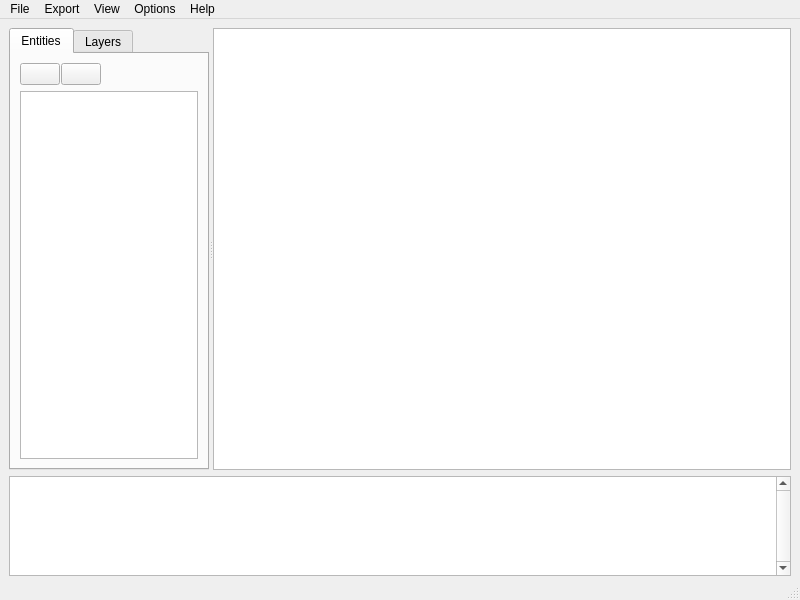
<?xml version="1.0" encoding="UTF-8"?>
<ui version="4.0">
 <class>MainWindow</class>
 <widget class="QMainWindow" name="MainWindow">
  <property name="windowModality">
   <enum>Qt::NonModal</enum>
  </property>
  <property name="geometry">
   <rect>
    <x>0</x>
    <y>0</y>
    <width>800</width>
    <height>600</height>
   </rect>
  </property>
  <property name="windowTitle">
   <string>DXF2GCODE</string>
  </property>
  <property name="windowIcon">
   <iconset resource="dxf2gcode_images.qrc">
    <normaloff>:/images/DXF2GCODE-001.ico</normaloff>:/images/DXF2GCODE-001.ico</iconset>
  </property>
  <widget class="QWidget" name="centralwidget">
   <layout class="QVBoxLayout" name="verticalLayout">
    <property name="spacing">
     <number>6</number>
    </property>
    <property name="bottomMargin">
     <number>2</number>
    </property>
    <item>
     <widget class="QSplitter" name="splitter">
      <property name="orientation">
       <enum>Qt::Horizontal</enum>
      </property>
      <property name="childrenCollapsible">
       <bool>false</bool>
      </property>
      <widget class="QTabWidget" name="mytabWidget">
       <property name="sizePolicy">
        <sizepolicy hsizetype="Preferred" vsizetype="Expanding">
         <horstretch>2</horstretch>
         <verstretch>0</verstretch>
        </sizepolicy>
       </property>
       <property name="minimumSize">
        <size>
         <width>200</width>
         <height>0</height>
        </size>
       </property>
       <property name="autoFillBackground">
        <bool>false</bool>
       </property>
       <property name="currentIndex">
        <number>0</number>
       </property>
       <widget class="QWidget" name="tab">
        <attribute name="title">
         <string>Entities</string>
        </attribute>
        <layout class="QVBoxLayout" name="verticalLayout_3">
         <item>
          <layout class="QHBoxLayout" name="horizontalLayout_5">
           <property name="spacing">
            <number>1</number>
           </property>
           <item>
            <widget class="QPushButton" name="blocksCollapsePushButton">
             <property name="sizePolicy">
              <sizepolicy hsizetype="Fixed" vsizetype="Fixed">
               <horstretch>0</horstretch>
               <verstretch>0</verstretch>
              </sizepolicy>
             </property>
             <property name="toolTip">
              <string>Collapse all items</string>
             </property>
             <property name="icon">
              <iconset resource="dxf2gcode_images.qrc">
               <normaloff>:/images/collapse-all.png</normaloff>:/images/collapse-all.png</iconset>
             </property>
             <property name="iconSize">
              <size>
               <width>24</width>
               <height>24</height>
              </size>
             </property>
            </widget>
           </item>
           <item>
            <widget class="QPushButton" name="blocksExpandPushButton">
             <property name="sizePolicy">
              <sizepolicy hsizetype="Fixed" vsizetype="Fixed">
               <horstretch>0</horstretch>
               <verstretch>0</verstretch>
              </sizepolicy>
             </property>
             <property name="toolTip">
              <string>Expand all items</string>
             </property>
             <property name="icon">
              <iconset resource="dxf2gcode_images.qrc">
               <normaloff>:/images/expand-all.png</normaloff>:/images/expand-all.png</iconset>
             </property>
             <property name="iconSize">
              <size>
               <width>24</width>
               <height>24</height>
              </size>
             </property>
            </widget>
           </item>
           <item>
            <spacer name="horizontalSpacer_2">
             <property name="orientation">
              <enum>Qt::Horizontal</enum>
             </property>
             <property name="sizeHint" stdset="0">
              <size>
               <width>13</width>
               <height>20</height>
              </size>
             </property>
            </spacer>
           </item>
          </layout>
         </item>
         <item>
          <widget class="TreeView" name="entitiesTreeView">
           <property name="sizePolicy">
            <sizepolicy hsizetype="Preferred" vsizetype="Expanding">
             <horstretch>0</horstretch>
             <verstretch>0</verstretch>
            </sizepolicy>
           </property>
          </widget>
         </item>
        </layout>
       </widget>
       <widget class="QWidget" name="tab_2">
        <attribute name="title">
         <string>Layers</string>
        </attribute>
        <layout class="QVBoxLayout" name="verticalLayout_5">
         <property name="spacing">
          <number>1</number>
         </property>
         <property name="leftMargin">
          <number>5</number>
         </property>
         <property name="topMargin">
          <number>5</number>
         </property>
         <property name="rightMargin">
          <number>5</number>
         </property>
         <property name="bottomMargin">
          <number>5</number>
         </property>
         <item>
          <layout class="QHBoxLayout" name="horizontalLayout_4">
           <property name="spacing">
            <number>1</number>
           </property>
           <item>
            <widget class="QPushButton" name="layersCollapsePushButton">
             <property name="sizePolicy">
              <sizepolicy hsizetype="Fixed" vsizetype="Fixed">
               <horstretch>0</horstretch>
               <verstretch>0</verstretch>
              </sizepolicy>
             </property>
             <property name="toolTip">
              <string>Collapse all items</string>
             </property>
             <property name="icon">
              <iconset resource="dxf2gcode_images.qrc">
               <normaloff>:/images/collapse-all.png</normaloff>:/images/collapse-all.png</iconset>
             </property>
             <property name="iconSize">
              <size>
               <width>24</width>
               <height>24</height>
              </size>
             </property>
            </widget>
           </item>
           <item>
            <widget class="QPushButton" name="layersExpandPushButton">
             <property name="sizePolicy">
              <sizepolicy hsizetype="Fixed" vsizetype="Fixed">
               <horstretch>0</horstretch>
               <verstretch>0</verstretch>
              </sizepolicy>
             </property>
             <property name="toolTip">
              <string>Expand all items</string>
             </property>
             <property name="icon">
              <iconset resource="dxf2gcode_images.qrc">
               <normaloff>:/images/expand-all.png</normaloff>:/images/expand-all.png</iconset>
             </property>
             <property name="iconSize">
              <size>
               <width>24</width>
               <height>24</height>
              </size>
             </property>
            </widget>
           </item>
           <item>
            <spacer name="horizontalSpacer">
             <property name="orientation">
              <enum>Qt::Horizontal</enum>
             </property>
             <property name="sizeHint" stdset="0">
              <size>
               <width>13</width>
               <height>20</height>
              </size>
             </property>
            </spacer>
           </item>
           <item>
            <widget class="QPushButton" name="layersGoUpPushButton">
             <property name="sizePolicy">
              <sizepolicy hsizetype="Fixed" vsizetype="Fixed">
               <horstretch>0</horstretch>
               <verstretch>0</verstretch>
              </sizepolicy>
             </property>
             <property name="toolTip">
              <string>Move-up the selected shape/layer</string>
             </property>
             <property name="icon">
              <iconset resource="dxf2gcode_images.qrc">
               <normaloff>:/images/go-up.png</normaloff>:/images/go-up.png</iconset>
             </property>
             <property name="iconSize">
              <size>
               <width>24</width>
               <height>24</height>
              </size>
             </property>
            </widget>
           </item>
           <item>
            <widget class="QPushButton" name="layersGoDownPushButton">
             <property name="sizePolicy">
              <sizepolicy hsizetype="Fixed" vsizetype="Fixed">
               <horstretch>0</horstretch>
               <verstretch>0</verstretch>
              </sizepolicy>
             </property>
             <property name="toolTip">
              <string>Move-down the selected shape/layer</string>
             </property>
             <property name="icon">
              <iconset resource="dxf2gcode_images.qrc">
               <normaloff>:/images/go-down.png</normaloff>:/images/go-down.png</iconset>
             </property>
             <property name="iconSize">
              <size>
               <width>24</width>
               <height>24</height>
              </size>
             </property>
            </widget>
           </item>
          </layout>
         </item>
         <item>
          <widget class="TreeView" name="layersShapesTreeView">
           <property name="sizePolicy">
            <sizepolicy hsizetype="Preferred" vsizetype="Expanding">
             <horstretch>0</horstretch>
             <verstretch>0</verstretch>
            </sizepolicy>
           </property>
          </widget>
         </item>
         <item>
          <widget class="QFrame" name="millSettingsFrame">
           <property name="frameShape">
            <enum>QFrame::StyledPanel</enum>
           </property>
           <property name="frameShadow">
            <enum>QFrame::Raised</enum>
           </property>
           <property name="lineWidth">
            <number>0</number>
           </property>
           <layout class="QVBoxLayout" name="verticalLayout_4">
            <property name="spacing">
             <number>0</number>
            </property>
            <property name="leftMargin">
             <number>2</number>
            </property>
            <property name="topMargin">
             <number>2</number>
            </property>
            <property name="rightMargin">
             <number>2</number>
            </property>
            <property name="bottomMargin">
             <number>2</number>
            </property>
            <item>
             <layout class="QHBoxLayout" name="horizontalLayout_3">
              <property name="spacing">
               <number>2</number>
              </property>
              <item>
               <widget class="QComboBox" name="toolDiameterComboBox">
                <property name="sizePolicy">
                 <sizepolicy hsizetype="Preferred" vsizetype="Fixed">
                  <horstretch>0</horstretch>
                  <verstretch>0</verstretch>
                 </sizepolicy>
                </property>
                <property name="maxVisibleItems">
                 <number>20</number>
                </property>
               </widget>
              </item>
              <item>
               <layout class="QVBoxLayout" name="verticalLayout_2">
                <property name="spacing">
                 <number>0</number>
                </property>
                <item>
                 <layout class="QHBoxLayout" name="horizontalLayout">
                  <item>
                   <widget class="QLabel" name="label_11">
                    <property name="sizePolicy">
                     <sizepolicy hsizetype="Maximum" vsizetype="Preferred">
                      <horstretch>0</horstretch>
                      <verstretch>0</verstretch>
                     </sizepolicy>
                    </property>
                    <property name="text">
                     <string>&#8960;</string>
                    </property>
                   </widget>
                  </item>
                  <item>
                   <widget class="QLabel" name="toolDiameterLabel">
                    <property name="sizePolicy">
                     <sizepolicy hsizetype="Maximum" vsizetype="Preferred">
                      <horstretch>0</horstretch>
                      <verstretch>0</verstretch>
                     </sizepolicy>
                    </property>
                    <property name="text">
                     <string notr="true">[mm]</string>
                    </property>
                   </widget>
                  </item>
                  <item>
                   <widget class="QLabel" name="label_12">
                    <property name="sizePolicy">
                     <sizepolicy hsizetype="Maximum" vsizetype="Preferred">
                      <horstretch>0</horstretch>
                      <verstretch>0</verstretch>
                     </sizepolicy>
                    </property>
                    <property name="text">
                     <string>/ speed </string>
                    </property>
                   </widget>
                  </item>
                  <item>
                   <widget class="QLabel" name="toolSpeedLabel">
                    <property name="sizePolicy">
                     <sizepolicy hsizetype="Maximum" vsizetype="Preferred">
                      <horstretch>0</horstretch>
                      <verstretch>0</verstretch>
                     </sizepolicy>
                    </property>
                    <property name="text">
                     <string notr="true">[rpm]</string>
                    </property>
                   </widget>
                  </item>
                 </layout>
                </item>
                <item>
                 <layout class="QHBoxLayout" name="horizontalLayout_2">
                  <item>
                   <widget class="QLabel" name="label_13">
                    <property name="sizePolicy">
                     <sizepolicy hsizetype="Maximum" vsizetype="Preferred">
                      <horstretch>0</horstretch>
                      <verstretch>0</verstretch>
                     </sizepolicy>
                    </property>
                    <property name="text">
                     <string>start rad. (comp) </string>
                    </property>
                   </widget>
                  </item>
                  <item>
                   <widget class="QLabel" name="startRadiusLabel">
                    <property name="sizePolicy">
                     <sizepolicy hsizetype="Maximum" vsizetype="Preferred">
                      <horstretch>0</horstretch>
                      <verstretch>0</verstretch>
                     </sizepolicy>
                    </property>
                    <property name="text">
                     <string notr="true">[mm]</string>
                    </property>
                   </widget>
                  </item>
                 </layout>
                </item>
               </layout>
              </item>
             </layout>
            </item>
            <item>
             <layout class="QGridLayout" name="gridLayout" columnstretch="0,0">
              <property name="horizontalSpacing">
               <number>2</number>
              </property>
              <property name="verticalSpacing">
               <number>0</number>
              </property>
              <item row="4" column="1">
               <widget class="QLineEdit" name="zInitialMillDepthLineEdit">
                <property name="sizePolicy">
                 <sizepolicy hsizetype="Preferred" vsizetype="Fixed">
                  <horstretch>0</horstretch>
                  <verstretch>0</verstretch>
                 </sizepolicy>
                </property>
                <property name="toolTip">
                 <string>Milling will start at Z = &quot;Workpiece top Z&quot; - &quot;Z infeed depth&quot;</string>
                </property>
               </widget>
              </item>
              <item row="7" column="0">
               <layout class="QHBoxLayout" name="horizontalLayout_13">
                <property name="spacing">
                 <number>2</number>
                </property>
                <property name="leftMargin">
                 <number>0</number>
                </property>
                <property name="rightMargin">
                 <number>0</number>
                </property>
                <item>
                 <widget class="QLabel" name="label_7">
                  <property name="text">
                   <string>Feed rate XY</string>
                  </property>
                  <property name="wordWrap">
                   <bool>true</bool>
                  </property>
                 </widget>
                </item>
                <item>
                 <widget class="QLabel" name="unitLabel_8">
                  <property name="text">
                   <string notr="true">[mm/min]</string>
                  </property>
                  <property name="alignment">
                   <set>Qt::AlignRight|Qt::AlignTrailing|Qt::AlignVCenter</set>
                  </property>
                 </widget>
                </item>
               </layout>
              </item>
              <item row="6" column="0">
               <layout class="QHBoxLayout" name="horizontalLayout_12">
                <property name="spacing">
                 <number>2</number>
                </property>
                <property name="leftMargin">
                 <number>0</number>
                </property>
                <property name="rightMargin">
                 <number>0</number>
                </property>
                <item>
                 <widget class="QLabel" name="label_8">
                  <property name="text">
                   <string>Z Final mill depth</string>
                  </property>
                 </widget>
                </item>
                <item>
                 <widget class="QLabel" name="unitLabel_7">
                  <property name="text">
                   <string notr="true">[mm]</string>
                  </property>
                  <property name="alignment">
                   <set>Qt::AlignRight|Qt::AlignTrailing|Qt::AlignVCenter</set>
                  </property>
                 </widget>
                </item>
               </layout>
              </item>
              <item row="5" column="1">
               <widget class="QLineEdit" name="zInfeedDepthLineEdit">
                <property name="sizePolicy">
                 <sizepolicy hsizetype="Preferred" vsizetype="Fixed">
                  <horstretch>0</horstretch>
                  <verstretch>0</verstretch>
                 </sizepolicy>
                </property>
               </widget>
              </item>
              <item row="5" column="0">
               <layout class="QHBoxLayout" name="horizontalLayout_11">
                <property name="spacing">
                 <number>2</number>
                </property>
                <property name="leftMargin">
                 <number>0</number>
                </property>
                <property name="rightMargin">
                 <number>0</number>
                </property>
                <item>
                 <widget class="QLabel" name="label_9">
                  <property name="text">
                   <string>Z Infeed depth</string>
                  </property>
                 </widget>
                </item>
                <item>
                 <widget class="QLabel" name="unitLabel_6">
                  <property name="text">
                   <string notr="true">[mm]</string>
                  </property>
                  <property name="alignment">
                   <set>Qt::AlignRight|Qt::AlignTrailing|Qt::AlignVCenter</set>
                  </property>
                 </widget>
                </item>
               </layout>
              </item>
              <item row="3" column="1">
               <widget class="QLineEdit" name="zSafetyMarginLineEdit">
                <property name="sizePolicy">
                 <sizepolicy hsizetype="Preferred" vsizetype="Fixed">
                  <horstretch>0</horstretch>
                  <verstretch>0</verstretch>
                 </sizepolicy>
                </property>
               </widget>
              </item>
              <item row="6" column="1">
               <widget class="QLineEdit" name="zFinalMillDepthLineEdit">
                <property name="sizePolicy">
                 <sizepolicy hsizetype="Preferred" vsizetype="Fixed">
                  <horstretch>0</horstretch>
                  <verstretch>0</verstretch>
                 </sizepolicy>
                </property>
               </widget>
              </item>
              <item row="3" column="0">
               <layout class="QHBoxLayout" name="horizontalLayout_9">
                <property name="spacing">
                 <number>2</number>
                </property>
                <property name="leftMargin">
                 <number>0</number>
                </property>
                <property name="rightMargin">
                 <number>0</number>
                </property>
                <item>
                 <widget class="QLabel" name="label_5">
                  <property name="text">
                   <string>Z Safety margin</string>
                  </property>
                 </widget>
                </item>
                <item>
                 <widget class="QLabel" name="unitLabel_4">
                  <property name="text">
                   <string notr="true">[mm]</string>
                  </property>
                  <property name="alignment">
                   <set>Qt::AlignRight|Qt::AlignTrailing|Qt::AlignVCenter</set>
                  </property>
                 </widget>
                </item>
               </layout>
              </item>
              <item row="2" column="1">
               <widget class="QLineEdit" name="zRetractionArealLineEdit">
                <property name="sizePolicy">
                 <sizepolicy hsizetype="Preferred" vsizetype="Fixed">
                  <horstretch>0</horstretch>
                  <verstretch>0</verstretch>
                 </sizepolicy>
                </property>
               </widget>
              </item>
              <item row="2" column="0">
               <layout class="QHBoxLayout" name="horizontalLayout_8">
                <property name="spacing">
                 <number>2</number>
                </property>
                <property name="leftMargin">
                 <number>0</number>
                </property>
                <property name="rightMargin">
                 <number>0</number>
                </property>
                <item>
                 <widget class="QLabel" name="label_6">
                  <property name="text">
                   <string>Z Retraction area</string>
                  </property>
                 </widget>
                </item>
                <item>
                 <widget class="QLabel" name="unitLabel_3">
                  <property name="text">
                   <string notr="true">[mm]</string>
                  </property>
                  <property name="alignment">
                   <set>Qt::AlignRight|Qt::AlignTrailing|Qt::AlignVCenter</set>
                  </property>
                 </widget>
                </item>
               </layout>
              </item>
              <item row="4" column="0">
               <layout class="QHBoxLayout" name="horizontalLayout_10">
                <property name="spacing">
                 <number>2</number>
                </property>
                <property name="leftMargin">
                 <number>0</number>
                </property>
                <property name="rightMargin">
                 <number>0</number>
                </property>
                <item>
                 <widget class="QLabel" name="label_14">
                  <property name="text">
                   <string>Z Workpiece top</string>
                  </property>
                 </widget>
                </item>
                <item>
                 <widget class="QLabel" name="unitLabel_5">
                  <property name="text">
                   <string notr="true">[mm]</string>
                  </property>
                  <property name="alignment">
                   <set>Qt::AlignRight|Qt::AlignTrailing|Qt::AlignVCenter</set>
                  </property>
                 </widget>
                </item>
               </layout>
              </item>
              <item row="8" column="1">
               <widget class="QLineEdit" name="g1FeedZLineEdit">
                <property name="sizePolicy">
                 <sizepolicy hsizetype="Preferred" vsizetype="Fixed">
                  <horstretch>0</horstretch>
                  <verstretch>0</verstretch>
                 </sizepolicy>
                </property>
               </widget>
              </item>
              <item row="0" column="0">
               <layout class="QHBoxLayout" name="horizontalLayout_6">
                <property name="spacing">
                 <number>2</number>
                </property>
                <property name="leftMargin">
                 <number>0</number>
                </property>
                <property name="rightMargin">
                 <number>0</number>
                </property>
                <item>
                 <widget class="QLabel" name="startAtXLabel">
                  <property name="text">
                   <string>Start X</string>
                  </property>
                 </widget>
                </item>
                <item>
                 <widget class="QLabel" name="unitLabel_1">
                  <property name="text">
                   <string notr="true">[mm]</string>
                  </property>
                  <property name="alignment">
                   <set>Qt::AlignRight|Qt::AlignTrailing|Qt::AlignVCenter</set>
                  </property>
                 </widget>
                </item>
               </layout>
              </item>
              <item row="1" column="1">
               <widget class="QLineEdit" name="startAtYLineEdit">
                <property name="sizePolicy">
                 <sizepolicy hsizetype="Preferred" vsizetype="Fixed">
                  <horstretch>0</horstretch>
                  <verstretch>0</verstretch>
                 </sizepolicy>
                </property>
               </widget>
              </item>
              <item row="7" column="1">
               <widget class="QLineEdit" name="g1FeedXYLineEdit">
                <property name="sizePolicy">
                 <sizepolicy hsizetype="Preferred" vsizetype="Fixed">
                  <horstretch>0</horstretch>
                  <verstretch>0</verstretch>
                 </sizepolicy>
                </property>
               </widget>
              </item>
              <item row="8" column="0">
               <layout class="QHBoxLayout" name="horizontalLayout_14">
                <property name="spacing">
                 <number>2</number>
                </property>
                <property name="leftMargin">
                 <number>0</number>
                </property>
                <property name="rightMargin">
                 <number>0</number>
                </property>
                <item>
                 <widget class="QLabel" name="label_10">
                  <property name="text">
                   <string>Feed rate Z</string>
                  </property>
                  <property name="wordWrap">
                   <bool>true</bool>
                  </property>
                 </widget>
                </item>
                <item>
                 <widget class="QLabel" name="unitLabel_9">
                  <property name="text">
                   <string notr="true">[mm/min]</string>
                  </property>
                  <property name="alignment">
                   <set>Qt::AlignRight|Qt::AlignTrailing|Qt::AlignVCenter</set>
                  </property>
                 </widget>
                </item>
               </layout>
              </item>
              <item row="1" column="0">
               <layout class="QHBoxLayout" name="horizontalLayout_7">
                <property name="spacing">
                 <number>2</number>
                </property>
                <property name="leftMargin">
                 <number>0</number>
                </property>
                <property name="rightMargin">
                 <number>0</number>
                </property>
                <item>
                 <widget class="QLabel" name="startAtYLabel">
                  <property name="text">
                   <string>Start Y</string>
                  </property>
                 </widget>
                </item>
                <item>
                 <widget class="QLabel" name="unitLabel_2">
                  <property name="text">
                   <string notr="true">[mm]</string>
                  </property>
                  <property name="alignment">
                   <set>Qt::AlignRight|Qt::AlignTrailing|Qt::AlignVCenter</set>
                  </property>
                 </widget>
                </item>
               </layout>
              </item>
              <item row="0" column="1">
               <widget class="QLineEdit" name="startAtXLineEdit">
                <property name="sizePolicy">
                 <sizepolicy hsizetype="Preferred" vsizetype="Fixed">
                  <horstretch>0</horstretch>
                  <verstretch>0</verstretch>
                 </sizepolicy>
                </property>
               </widget>
              </item>
             </layout>
            </item>
           </layout>
          </widget>
         </item>
        </layout>
       </widget>
      </widget>
      <widget class="Canvas" name="canvas">
       <property name="sizePolicy">
        <sizepolicy hsizetype="Expanding" vsizetype="Expanding">
         <horstretch>7</horstretch>
         <verstretch>0</verstretch>
        </sizepolicy>
       </property>
       <property name="minimumSize">
        <size>
         <width>200</width>
         <height>200</height>
        </size>
       </property>
       <property name="contextMenuPolicy">
        <enum>Qt::DefaultContextMenu</enum>
       </property>
      </widget>
     </widget>
    </item>
    <item>
     <widget class="MessageBox" name="messageBox">
      <property name="sizePolicy">
       <sizepolicy hsizetype="Expanding" vsizetype="Fixed">
        <horstretch>0</horstretch>
        <verstretch>0</verstretch>
       </sizepolicy>
      </property>
      <property name="maximumSize">
       <size>
        <width>16777215</width>
        <height>100</height>
       </size>
      </property>
      <property name="verticalScrollBarPolicy">
       <enum>Qt::ScrollBarAlwaysOn</enum>
      </property>
     </widget>
    </item>
   </layout>
  </widget>
  <widget class="QMenuBar" name="menubar">
   <property name="geometry">
    <rect>
     <x>0</x>
     <y>0</y>
     <width>800</width>
     <height>21</height>
    </rect>
   </property>
   <widget class="QMenu" name="menuFile">
    <property name="title">
     <string>File</string>
    </property>
    <addaction name="actionOpen"/>
    <addaction name="actionReload"/>
    <addaction name="separator"/>
    <addaction name="actionSaveProjectAs"/>
    <addaction name="separator"/>
    <addaction name="actionClose"/>
   </widget>
   <widget class="QMenu" name="menuExport">
    <property name="enabled">
     <bool>true</bool>
    </property>
    <property name="statusTip">
     <string>Export the current project to G-Code</string>
    </property>
    <property name="title">
     <string>Export</string>
    </property>
    <addaction name="actionOptimizePaths"/>
    <addaction name="actionExportShapes"/>
    <addaction name="actionOptimizeAndExportShapes"/>
   </widget>
   <widget class="QMenu" name="menuView">
    <property name="title">
     <string>View</string>
    </property>
    <addaction name="actionShowPathDirections"/>
    <addaction name="actionShowDisabledPaths"/>
    <addaction name="separator"/>
    <addaction name="actionLiveUpdateExportRoute"/>
    <addaction name="actionDeleteG0Paths"/>
    <addaction name="separator"/>
    <addaction name="actionAutoscale"/>
    <addaction name="actionTopView"/>
    <addaction name="actionIsometricView"/>
   </widget>
   <widget class="QMenu" name="menuTolerances">
    <property name="title">
     <string>Options</string>
    </property>
    <widget class="QMenu" name="menuMachine_Type">
     <property name="title">
      <string>Machine Type</string>
     </property>
     <addaction name="actionMilling"/>
     <addaction name="actionLathe"/>
     <addaction name="actionDragKnife"/>
    </widget>
    <addaction name="actionTolerances"/>
    <addaction name="separator"/>
    <addaction name="actionScaleAll"/>
    <addaction name="actionRotateAll"/>
    <addaction name="separator"/>
    <addaction name="actionMoveWorkpieceZero"/>
    <addaction name="separator"/>
    <addaction name="actionSplitLineSegments"/>
    <addaction name="actionAutomaticCutterCompensation"/>
    <addaction name="menuMachine_Type"/>
   </widget>
   <widget class="QMenu" name="menuHelp">
    <property name="title">
     <string>Help</string>
    </property>
    <addaction name="actionAbout"/>
   </widget>
   <addaction name="menuFile"/>
   <addaction name="menuExport"/>
   <addaction name="menuView"/>
   <addaction name="menuTolerances"/>
   <addaction name="menuHelp"/>
  </widget>
  <widget class="QStatusBar" name="statusbar"/>
  <action name="actionOpen">
   <property name="text">
    <string>Open...</string>
   </property>
   <property name="statusTip">
    <string>Load DXF or other supported document</string>
   </property>
   <property name="shortcut">
    <string>Ctrl+O</string>
   </property>
  </action>
  <action name="actionClose">
   <property name="icon">
    <iconset resource="dxf2gcode_images.qrc">
     <normaloff>:/images/delete.png</normaloff>:/images/delete.png</iconset>
   </property>
   <property name="text">
    <string>Exit</string>
   </property>
   <property name="statusTip">
    <string>Exit DXF2GCODE and close window</string>
   </property>
   <property name="shortcut">
    <string>Ctrl+Q</string>
   </property>
  </action>
  <action name="actionShowPathDirections">
   <property name="checkable">
    <bool>true</bool>
   </property>
   <property name="checked">
    <bool>false</bool>
   </property>
   <property name="enabled">
    <bool>false</bool>
   </property>
   <property name="text">
    <string>Show Path Directions</string>
   </property>
   <property name="statusTip">
    <string>Always shows the path direction in the plot (not only while selected)</string>
   </property>
  </action>
  <action name="actionShowDisabledPaths">
   <property name="checkable">
    <bool>true</bool>
   </property>
   <property name="checked">
    <bool>false</bool>
   </property>
   <property name="enabled">
    <bool>false</bool>
   </property>
   <property name="text">
    <string>Show Disabled Paths</string>
   </property>
  </action>
  <action name="actionAutoscale">
   <property name="enabled">
    <bool>false</bool>
   </property>
   <property name="text">
    <string>Autoscale</string>
   </property>
   <property name="shortcut">
    <string>Ctrl+V, A</string>
   </property>
  </action>
  <action name="actionDeleteG0Paths">
   <property name="enabled">
    <bool>false</bool>
   </property>
   <property name="text">
    <string>Delete G0 Paths</string>
   </property>
  </action>
  <action name="actionTolerances">
   <property name="text">
    <string>Tolerances</string>
   </property>
  </action>
  <action name="actionScaleAll">
   <property name="enabled">
    <bool>false</bool>
   </property>
   <property name="text">
    <string>Scale All</string>
   </property>
  </action>
  <action name="actionRotateAll">
   <property name="enabled">
    <bool>false</bool>
   </property>
   <property name="text">
    <string>Rotate All</string>
   </property>
  </action>
  <action name="actionMoveWorkpieceZero">
   <property name="enabled">
    <bool>false</bool>
   </property>
   <property name="text">
    <string>Move Workpiece Zero</string>
   </property>
  </action>
  <action name="actionAbout">
   <property name="text">
    <string>About</string>
   </property>
  </action>
  <action name="actionOptimizePaths">
   <property name="enabled">
    <bool>false</bool>
   </property>
   <property name="text">
    <string>Optimize Paths</string>
   </property>
   <property name="shortcut">
    <string>Ctrl+Shift+O</string>
   </property>
  </action>
  <action name="actionExportShapes">
   <property name="enabled">
    <bool>false</bool>
   </property>
   <property name="text">
    <string>Export Shapes</string>
   </property>
   <property name="shortcut">
    <string>Ctrl+Shift+E</string>
   </property>
  </action>
  <action name="actionOptimizeAndExportShapes">
   <property name="enabled">
    <bool>false</bool>
   </property>
   <property name="text">
    <string>Optimize and Export Shapes</string>
   </property>
   <property name="shortcut">
    <string>Ctrl+E</string>
   </property>
  </action>
  <action name="actionLiveUpdateExportRoute">
   <property name="checkable">
    <bool>true</bool>
   </property>
   <property name="enabled">
    <bool>false</bool>
   </property>
   <property name="text">
    <string>Live Update Export Route</string>
   </property>
  </action>
  <action name="actionReload">
   <property name="enabled">
    <bool>false</bool>
   </property>
   <property name="text">
    <string>Reload</string>
   </property>
   <property name="shortcut">
    <string>Ctrl+R</string>
   </property>
  </action>
  <action name="actionSplitLineSegments">
   <property name="checkable">
    <bool>true</bool>
   </property>
   <property name="text">
    <string>Split Line Segments</string>
   </property>
   <property name="statusTip">
    <string>Split line segments, e.g. can be used for compensation (G41/G42) in combination with EMC</string>
   </property>
  </action>
  <action name="actionAutomaticCutterCompensation">
   <property name="checkable">
    <bool>true</bool>
   </property>
   <property name="enabled">
    <bool>false</bool>
   </property>
   <property name="text">
    <string>Automatic Cutter Compensation</string>
   </property>
  </action>
  <action name="actionMilling">
   <property name="checkable">
    <bool>true</bool>
   </property>
   <property name="text">
    <string>Milling</string>
   </property>
  </action>
  <action name="actionDragKnife">
   <property name="checkable">
    <bool>true</bool>
   </property>
   <property name="text">
    <string>Drag Knife</string>
   </property>
  </action>
  <action name="actionLathe">
   <property name="checkable">
    <bool>true</bool>
   </property>
   <property name="text">
    <string>Lathe</string>
   </property>
  </action>
  <action name="actionTopView">
   <property name="enabled">
    <bool>false</bool>
   </property>
   <property name="text">
    <string>Top View</string>
   </property>
   <property name="shortcut">
    <string>Ctrl+V, T</string>
   </property>
  </action>
  <action name="actionIsometricView">
   <property name="enabled">
    <bool>false</bool>
   </property>
   <property name="text">
    <string>Isometric View</string>
   </property>
   <property name="shortcut">
    <string>Ctrl+V, I</string>
   </property>
  </action>
  <action name="actionSaveProjectAs">
   <property name="enabled">
    <bool>false</bool>
   </property>
   <property name="text">
    <string>Save Project As...</string>
   </property>
   <property name="shortcut">
    <string>Ctrl+S</string>
   </property>
  </action>
 </widget>
 <customwidgets>
  <customwidget>
   <class>Canvas</class>
   <extends>QGraphicsView</extends>
   <header>gui.canvas</header>
  </customwidget>
  <customwidget>
   <class>MessageBox</class>
   <extends>QTextBrowser</extends>
   <header>gui.messagebox</header>
  </customwidget>
  <customwidget>
   <class>TreeView</class>
   <extends>QTreeView</extends>
   <header>gui.treeview</header>
  </customwidget>
 </customwidgets>
 <tabstops>
  <tabstop>mytabWidget</tabstop>
  <tabstop>entitiesTreeView</tabstop>
  <tabstop>blocksCollapsePushButton</tabstop>
  <tabstop>blocksExpandPushButton</tabstop>
  <tabstop>canvas</tabstop>
  <tabstop>messageBox</tabstop>
  <tabstop>layersShapesTreeView</tabstop>
  <tabstop>layersCollapsePushButton</tabstop>
  <tabstop>layersExpandPushButton</tabstop>
  <tabstop>layersGoUpPushButton</tabstop>
  <tabstop>layersGoDownPushButton</tabstop>
  <tabstop>toolDiameterComboBox</tabstop>
  <tabstop>startAtXLineEdit</tabstop>
  <tabstop>startAtYLineEdit</tabstop>
  <tabstop>zRetractionArealLineEdit</tabstop>
  <tabstop>zSafetyMarginLineEdit</tabstop>
  <tabstop>zInitialMillDepthLineEdit</tabstop>
  <tabstop>zInfeedDepthLineEdit</tabstop>
  <tabstop>zFinalMillDepthLineEdit</tabstop>
  <tabstop>g1FeedXYLineEdit</tabstop>
  <tabstop>g1FeedZLineEdit</tabstop>
 </tabstops>
 <resources>
  <include location="dxf2gcode_images.qrc"/>
 </resources>
 <connections>
  <connection>
   <sender>layersCollapsePushButton</sender>
   <signal>clicked()</signal>
   <receiver>layersShapesTreeView</receiver>
   <slot>collapseAll()</slot>
   <hints>
    <hint type="sourcelabel">
     <x>41</x>
     <y>85</y>
    </hint>
    <hint type="destinationlabel">
     <x>120</x>
     <y>309</y>
    </hint>
   </hints>
  </connection>
  <connection>
   <sender>layersExpandPushButton</sender>
   <signal>clicked()</signal>
   <receiver>layersShapesTreeView</receiver>
   <slot>expandAll()</slot>
   <hints>
    <hint type="sourcelabel">
     <x>80</x>
     <y>85</y>
    </hint>
    <hint type="destinationlabel">
     <x>120</x>
     <y>309</y>
    </hint>
   </hints>
  </connection>
 </connections>
</ui>
